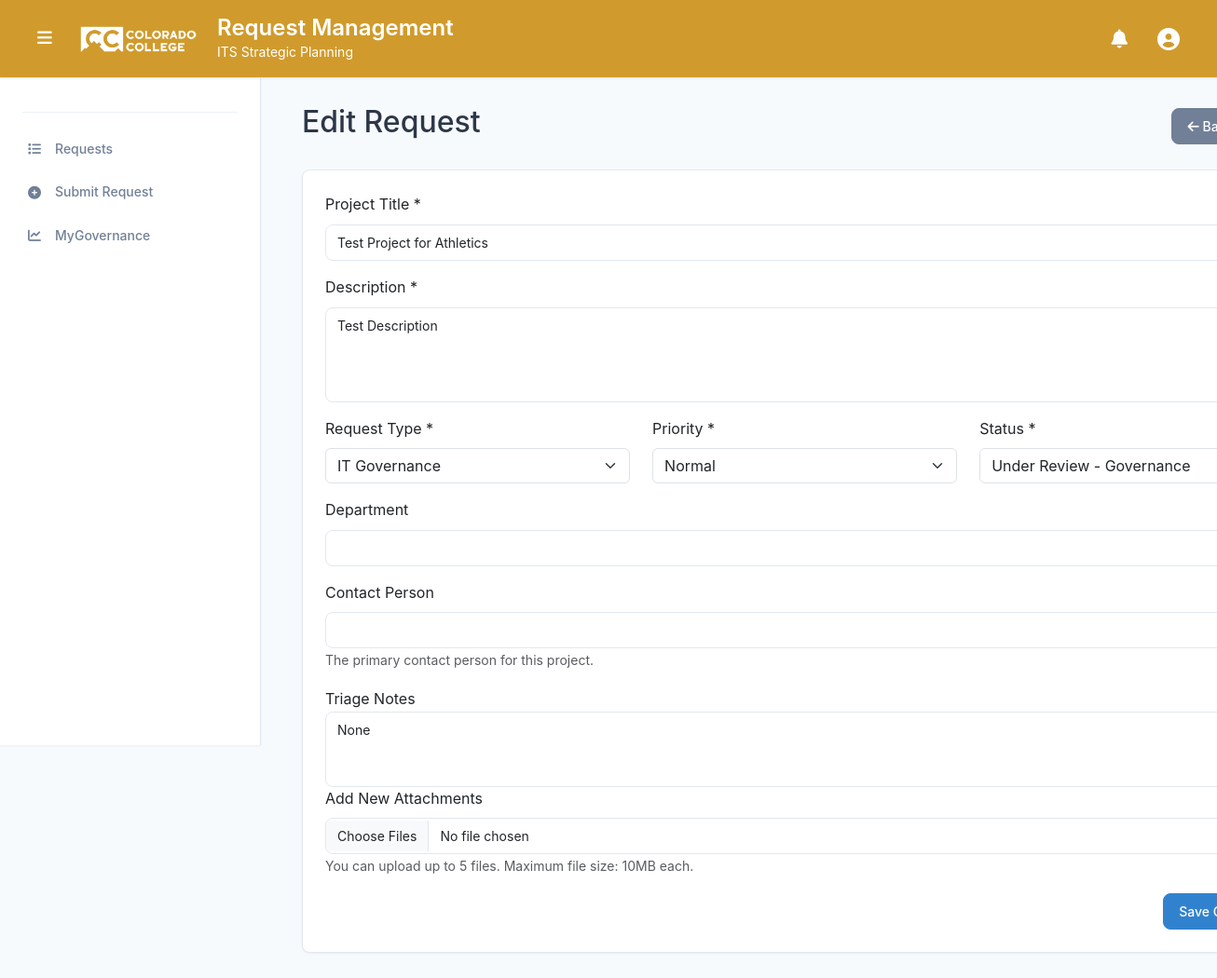
The app's page /4/edit/ (signed in), older data.
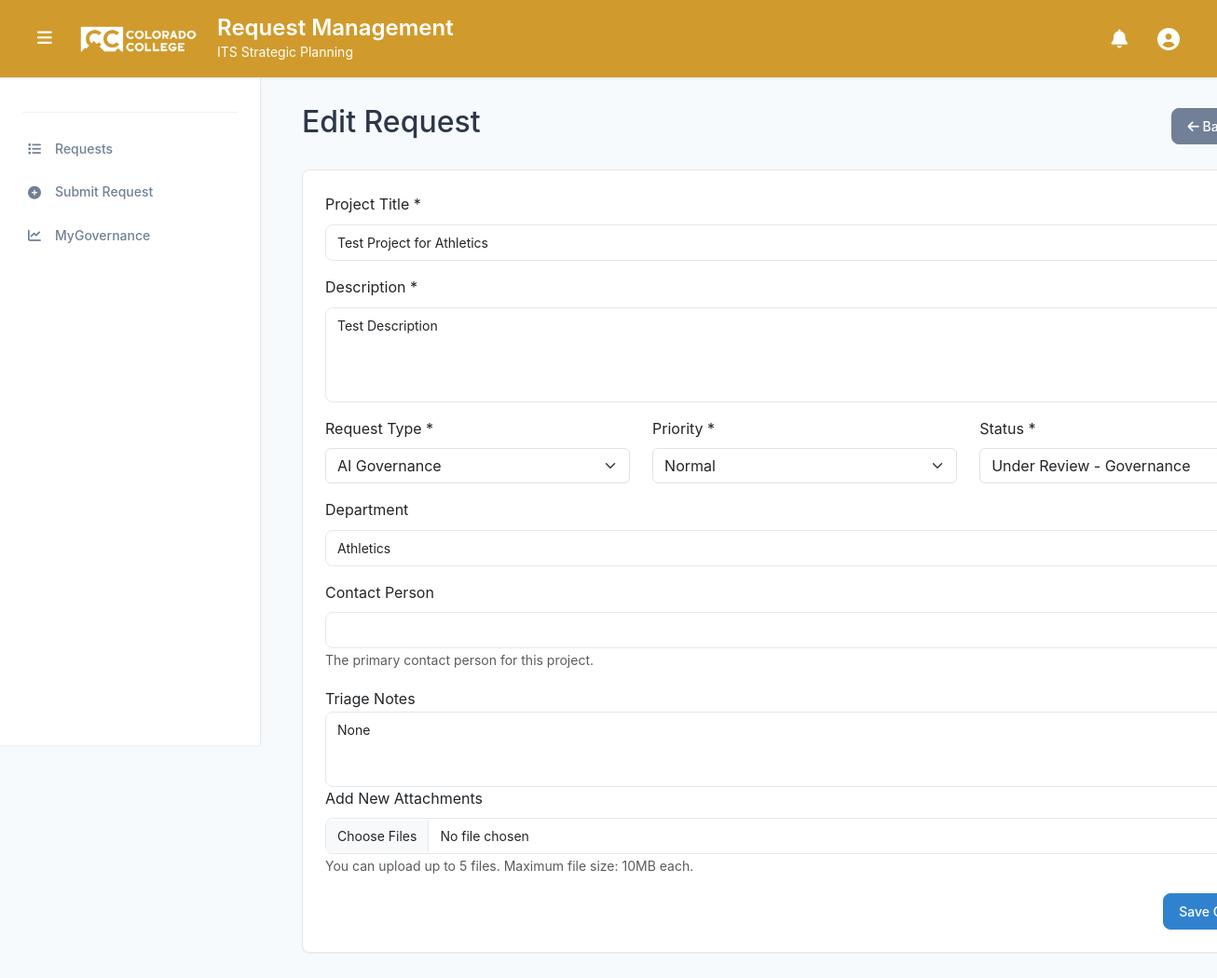
The same page, newer data.
### projects/models.py (models this page shows, shortened)
class Project(models.Model):
    STATUS_CHOICES = [
        ('pending', 'Pending Review'),
        ('approved', 'Approved'),
        ('rejected', 'Rejected'),
        ('under_review_triage', 'Under Review - Triage'),
        ('under_review_governance', 'Under Review - Governance'),
        ('under_review_final_governance', 'Under Review - Final Governance'),
        ('completed', 'Completed'),
        ('archived', 'Archived'),
        ('on_hold', 'On Hold'),
        ('cancelled', 'Cancelled'),
    ]
    STAGE_CHOICES = [
        ('Pending_Review', 'Pending Review'),
        ('Under_Review_Triage', 'Under Review - Triage'),
        ('Under_Review_governance', 'Under Review - Governance'),
        ('Under_Review_Final_governance', 'Under Review - Final Governance'),
        ('Governance_Closure', 'Governance Closed'),
    ]
    PRIORITY_CHOICES = [
        ('Low', 'Low'),
        ('Normal', 'Normal'),
        ('High', 'High'),
        ('Top', 'Top'),
    ]
    FINAL_PRIORITY_CHOICES = [
        (1, 'Low'),
        (2, 'Medium'),
        (3, 'High'),
    ]
    PROJECT_TYPE_CHOICES = [
        ('not_yet_decided', 'Not Yet Decided'),
        ('process_improvement', 'Process Improvement'),
        ('it_governance', 'IT Governance'),
        ('erp_governance', 'ERP Governance'),
        ('ai_governance', 'AI Governance'),
    ]
    title = models.CharField(max_length=200)
    description = models.TextField()
    project_type = models.CharField(
        max_length=20,
        choices=PROJECT_TYPE_CHOICES,
        default='not_yet_decided',
        verbose_name="Request Type",
        help_text="Type of request submission"
    )
    submitted_by = models.ForeignKey(User, on_delete=models.CASCADE, null=True, blank=True)
    submission_date = models.DateTimeField(default=timezone.now)
    status = models.CharField(max_length=30, choices=STATUS_CHOICES, default='pending')
    stage = models.CharField(max_length=30, choices=STAGE_CHOICES, default='Pending_Review', help_text="Current stage of the project")
    budget = models.DecimalField(max_digits=10, decimal_places=2, null=True, blank=True)
    start_date = models.DateField(null=True, blank=True)
    end_date = models.DateField(null=True, blank=True)
    department = models.CharField(max_length=100, null=True, blank=True)
    contact_person = models.CharField(max_length=100, null=True, blank=True)
    contact_email = models.EmailField(null=True, blank=True)
    contact_phone = models.CharField(max_length=20, null=True, blank=True)
    triage_notes = models.TextField(blank=True, null=True)
    priority = models.CharField(max_length=10, choices=PRIORITY_CHOICES, default='Normal')
    scoring_notes = models.TextField(blank=True, null=True, help_text="Notes related to project scoring or evaluation")
    final_priority = models.IntegerField(null=True, blank=True, help_text="Project ranking (lower number = higher priority)")
    final_score = models.FloatField(null=True, blank=True, help_text="Final score")
    strategic_alignment = models.IntegerField(null=True, blank=True, help_text="Strategic alignment score (1-5)")
    cost_benefit = models.IntegerField(null=True, blank=True, help_text="Cost benefit score (1-5)")
    user_impact = models.IntegerField(null=True, blank=True, help_text="User impact and adoption score (1-5)")
    ease_of_implementation = models.IntegerField(null=True, blank=True, help_text="Ease of implementation score (1-5)")
    vendor_reputation_support = models.IntegerField(null=True, blank=True, help_text="Vendor reputation and support score (1-5)")
    security_compliance = models.IntegerField(null=True, blank=True, help_text="Security and compliance score (1-5)")
    student_centered = models.IntegerField(null=True, blank=True, help_text="Student-centered score (1-5)")
    class Meta:
        ordering = ['-submission_date']
        db_table = 'project_requests'

### projects/views.py (the view, shortened to what this page needs)
# urls.py: path('<int:pk>/edit/', views.project_update, name='project_update'),
@login_required
@user_passes_test(lambda u: is_triage_user(u) or is_triage_lead_user(u))
def project_update(request, pk):
    project = get_object_or_404(Project, pk=pk)
    print(f"\n=== Project Update Debug ===")
    print(f"Request method: {request.method}")
    print(f"User: {request.user}")
    print(f"User groups: {[g.name for g in request.user.groups.all()]}")
    return render(request, 'projects/project_edit.html', {'project': project})

### projects/views.py (called while the page is built)
def is_triage_user(user):
    return user.is_staff or user.groups.filter(name='Triage Group').exists()

### projects/templates/projects/project_edit.html (shortened to what the changed rows need)
{% extends 'base_cc.html' %}
{% load static %}
{% block content %}
<div class="container-fluid" style="width: 115%; padding-right: 15px;">
    <div class="d-flex justify-content-between align-items-center mb-4">
        <h2>Edit Request</h2>
    </div>
    <div class="card">
        <div class="card-body">
            <form id="project-form" method="post" action="{% url 'projects:project_update' project.pk %}" enctype="multipart/form-data">
                <div class="mb-3">
                    <label for="title" class="form-label">Project Title *</label>
                    <input type="text" class="form-control" id="title" name="title" value="{{ project.title }}" required>
                </div>
                <div class="mb-3">
                    <label for="description" class="form-label">Description *</label>
                    <textarea class="form-control" id="description" name="description" rows="4" required>{{ project.description }}</textarea>
                </div>
                <div class="row">
                    <div class="col-md-4 mb-3">
                        <label for="project_type" class="form-label">Request Type *</label>
                        <select class="form-select" id="project_type" name="project_type" required>
                            {% for value, label in project.PROJECT_TYPE_CHOICES %}
                            <option value="{{ value }}" {% if project.project_type == value %}selected{% endif %}>
                                {{ label }}
                            </option>
                            {% endfor %}
                        </select>
                    </div>
                    <div class="col-md-4 mb-3">
                        <label for="priority" class="form-label">Priority *</label>
                        <select class="form-select" id="priority" name="priority" required>
                            <option value="Normal" {% if project.priority == 'Normal' %}selected{% endif %}>Normal</option>
                        </select>
                    </div>
                    <div class="col-md-4 mb-3">
                        <label for="status" class="form-label">Status *</label>
                        <select class="form-select" id="status" name="status" required>
                            {% for value, label in project.STATUS_CHOICES %}
                            <option value="{{ value }}" {% if project.status == value %}selected{% endif %}>
                                {{ label }}
                            </option>
                            {% endfor %}
                        </select>
                    </div>
                </div>
                <div class="mb-3">
                    <label for="department" class="form-label">Department</label>
                    <input type="text" class="form-control" id="department" name="department" value="{{ project.department|default:'' }}">
                </div>
                <div class="form-group">
                    <label for="triage_notes">Triage Notes</label>
                    <textarea class="form-control" id="triage_notes" name="triage_notes" rows="3">{{ project.triage_notes }}</textarea>
                </div>
            </form>
        </div>
    </div>
</div>
{% endblock %}

Row changes from the older to the newer data that the page shows:
changed Project "Test Project for Athletics": project_type "IT Governance" → "AI Governance"; department (not shown) → "Athletics"
